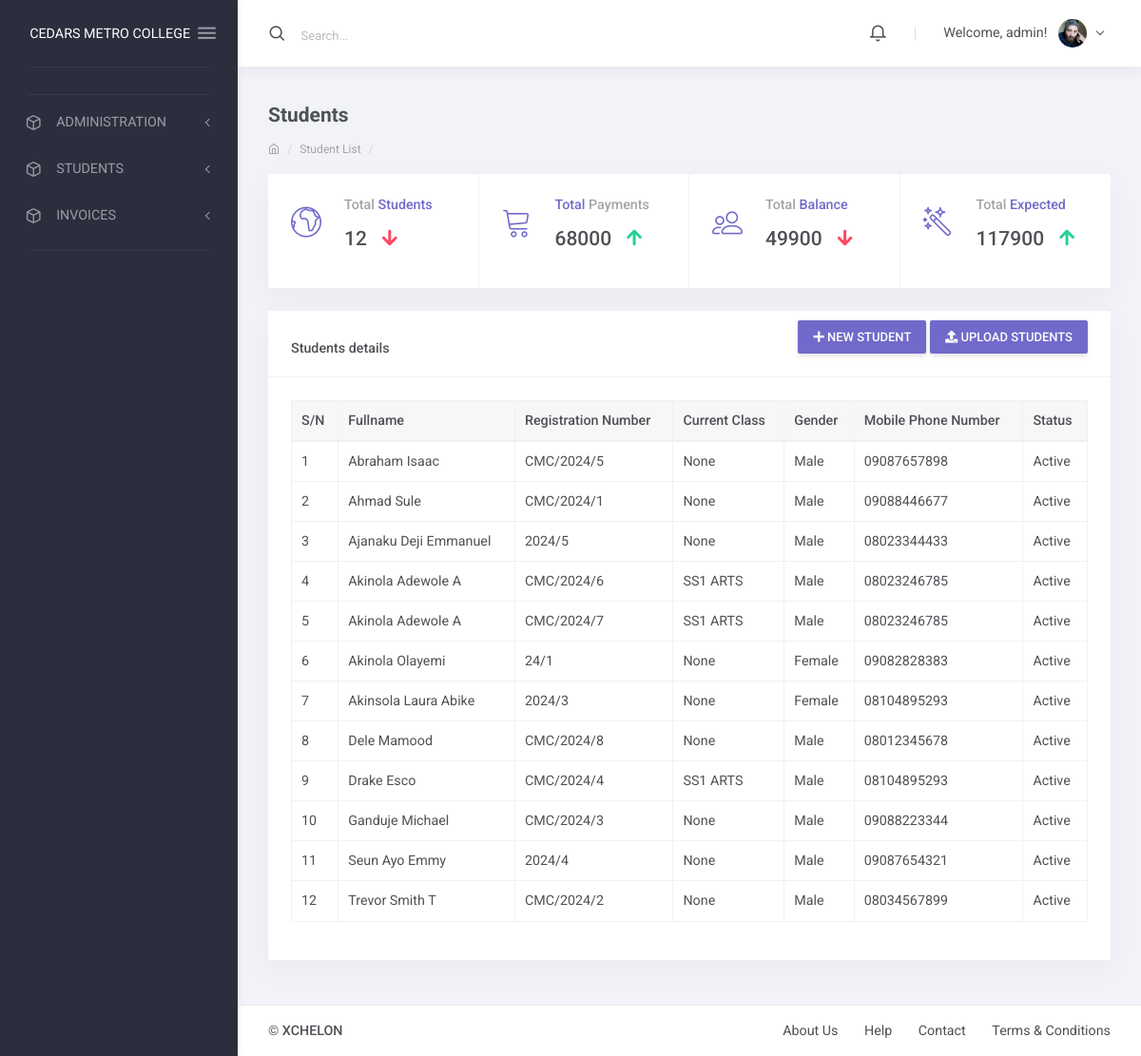
The app's page / (signed in) with its own data.
### apps/students/models.py (models this page shows, shortened)
class Student(models.Model):
    STATUS_CHOICES = [("active", "Active"), ("inactive", "Inactive")]
    GENDER_CHOICES = [("male", "Male"), ("female", "Female")]
    current_status = models.CharField(
        max_length=10, choices=STATUS_CHOICES, default="active"
    )
    registration_number = models.CharField(max_length=200, unique=True)
    surname = models.CharField(max_length=200)
    firstname = models.CharField(max_length=200)
    other_name = models.CharField(max_length=200, blank=True)
    gender = models.CharField(max_length=10, choices=GENDER_CHOICES, default="male")
    date_of_birth = models.DateField(default=timezone.now)
    current_class = models.ForeignKey(
        StudentClass, on_delete=models.SET_NULL, blank=True, null=True
    )
    date_of_admission = models.DateField(default=timezone.now)
    mobile_num_regex = RegexValidator(
        regex="^[0-9]{8,12}$", message="Entered mobile number isn't in a right format!"
    )
    parent_mobile_number = models.CharField(
        validators=[mobile_num_regex], max_length=12, blank=True
    )
    parent_email = models.EmailField(blank=True, null=True)
    address = models.TextField(blank=True)
    others = models.TextField(blank=True)
    passport = models.ImageField(blank=True, upload_to="students/passports/")
    class Meta:
        ordering = ["surname", "firstname", "other_name"]

### apps/corecode/models.py (models this page shows)
class StudentClass(models.Model):
    name = models.CharField(max_length=200, unique=True)
    class Meta:
        verbose_name = "Class"
        verbose_name_plural = "Classes"
        ordering = ["name"]
    def __str__(self):
        return self.name

### apps/corecode/views.py (the view)
# urls.py: path("", IndexView.as_view(), name="home"),
class IndexView(LoginRequiredMixin, TemplateView):
    template_name = 'index.html'
    def get_context_data(self, **kwargs):
        context = super().get_context_data(**kwargs)
        context['students'] = Student.objects.all()  # Add student data to the context
        context['total_students'] = Student.objects.count()
        context['total_payments'] = sum(receipt.amount_paid for receipt in Receipt.objects.all())
        context['total_balance'] = sum(invoice.balance() for invoice in Invoice.objects.all())
        current_month = date.today().month
        current_year = date.today().year
        context['expected_payments'] = sum(
            receipt.amount_paid for receipt in Receipt.objects.filter(
                date_paid__year=current_year, date_paid__month=current_month
            )
        )
        context['total_invoice_items'] = sum(item.amount for item in InvoiceItem.objects.all())
        context['total_expected_payments'] = sum(invoice.total_amount_payable() for invoice in Invoice.objects.all())
        return context

### templates/index.html (shortened to what this page needs)
{% extends 'base.html' %}
{% load humanize %}
{% block summary %}
                <div class="layout-content">
                    <div class="container-fluid flex-grow-1 container-p-y">
                        <h4 class="font-weight-bold py-3 mb-0">Students</h4>
                        <div class="text-muted small mt-0 mb-3 d-block breadcrumb">
                            <ol class="breadcrumb">
                                <li class="breadcrumb-item"><a href=""><i class="feather icon-home"></i></a></li>
                                <li class="breadcrumb-item"><a href="{% url 'invoice-list' %}">Student List</a></li>
                                <li class="breadcrumb-item active"></li>
                            </ol>
                        </div>
                        <div class="row">
                            <div class="col-md-12">
                                <div class="card d-flex w-100 mb-4">
                                    <div class="row no-gutters row-bordered row-border-light h-100">
                                        <div class="d-flex col-md-6 col-lg-3 align-items-center">
                                            <div class="card-body">
                                                <div class="row align-items-center mb-3">
                                                    <div class="col-auto">
                                                        <i class="lnr lnr-earth text-primary display-4"></i>
                                                    </div>
                                                    <div class="col">
                                                        <h6 class="mb-0 text-muted">Total <span class="text-primary">Students</span></h6>
                                                        <h4 class="mt-3 mb-0">{{ total_students }}<i class="ion ion-md-arrow-round-down ml-3 text-danger"></i></h4>
                                                    </div>
                                                </div>
                                            </div>
                                        </div>
                                        <div class="d-flex col-md-6 col-lg-3 align-items-center">
                                            <div class="card-body">
                                                <div class="row align-items-center mb-3">
                                                    <div class="col-auto">
                                                        <i class="lnr lnr-cart text-primary display-4"></i>
                                                    </div>
                                                    <div class="col">
                                                        <h6 class="mb-0 text-muted"><span class="text-primary">Total</span> Payments</h6>
                                                        <h4 class="mt-3 mb-0">{{ total_payments }}<i class="ion ion-md-arrow-round-up ml-3 text-success"></i></h4>
                                                    </div>
                                                </div>
                                            </div>
                                        </div>
                                        <div class="d-flex col-md-6 col-lg-3 align-items-center">
                                            <div class="card-body">
                                                <div class="row align-items-center mb-3">
                                                    <div class="col-auto">
                                                        <i class="lnr lnr-users text-primary display-4"></i>
                                                    </div>
                                                    <div class="col">
                                                        <h6 class="mb-0 text-muted">Total <span class="text-primary">Balance</span></h6>
                                                        <h4 class="mt-3 mb-0">{{ total_balance }}<i class="ion ion-md-arrow-round-down ml-3 text-danger"></i></h4>
                                                    </div>
                                                </div>
                                            </div>
                                        </div>
                                        <div class="d-flex col-md-6 col-lg-3 align-items-center">
                                            <div class="card-body">
                                                <div class="row align-items-center mb-3">
                                                    <div class="col-auto">
                                                        <i class="lnr lnr-magic-wand text-primary display-4"></i>
                                                    </div>
                                                    <div class="col">
                                                        <h6 class="mb-0 text-muted">Total <span class="text-primary">Expected</span></h6>
                                                        <h4 class="mt-3 mb-0">{{ total_expected_payments }}<i class="ion ion-md-arrow-round-up ml-3 text-success"></i></h4>
                                                    </div>
                                                </div>
                                            </div>
                                        </div>
                                    </div>
                                </div>
                            </div>
                        </div>
                        <div class="row">
                            <div class="col-xl-12">
                                <div class="card mb-4">
                                    <div class="card-header with-elements pb-0">
                                        <h6 class="card-header-title mb-0">Students details</h6>
                                        <div class="card-header-elements ml-auto p-0 mb-4">
                                            <a class="btn btn-primary" href="{% url 'student-create' %}"><i
                                                 class="fas fa-plus"></i> New Student</a>
                                            <a class="btn btn-primary" href="{% url 'student-upload' %}"><i
                                                  class="fas fa-upload"></i> Upload Students </a>
                                        </div>
                                    </div>
                                    <div class="card-body">
                               <div class="table-responsive">
                                  <table id="studenttable" class="table table-bordered table-hover" data-page-length='100'>
                                    <thead class="thead-light">
                                      <tr>
                                        <th>S/N</th>
                                        <th>Fullname</th>
                                        <th>Registration Number</th>
                                        <th>Current Class</th>
                                        <th>Gender</th>
                                        <th>Mobile Phone Number</th>
                                        <th>Status</th>
                                      </tr>
                                    </thead>
                                    <tbody>
                                      {% for student in students %}
                                        <tr class='clickable-row' data-href="{% url 'student-detail' student.id %}">
                                          <td>{{ forloop.counter }}</td>
                                          <td>{{ student.surname }} {{student.firstname }} {{student.other_name }}</td>
                                          <td>{{ student.registration_number }}</td>
                                          <td>{{ student.current_class }}</td>
                                          <td>{{ student.get_gender_display }}</td>
                                          <td>{{ student.parent_mobile_number }}</td>
                                          <td>{{ student.get_current_status_display }}</td>
                                        </tr>
                                      {% endfor %}
                                    </tbody>
                                  </table>
                                </div>
                                </div>
                              </div>
                            </div>
                        </div>
                    </div>
                </div>
{% endblock summary %}

### templates/base.html (shortened to what this page needs)
{% load static %}
<!DOCTYPE html>
<html lang="en" class="material-style layout-fixed">
<head>
     <link href="{% static 'django_select2/django_select2.css' %}" rel="stylesheet" />
    <link rel="stylesheet" href="{% static 'assets/fonts/fontawesome.css' %}">
    <link rel="stylesheet" href="{% static 'assets/fonts/ionicons.css' %}">
    <link rel="stylesheet" href="{% static 'assets/fonts/linearicons.css' %}">
    <link rel="stylesheet" href="{% static 'assets/fonts/open-iconic.css' %}">
    <link rel="stylesheet" href="{% static 'assets/fonts/pe-icon-7-stroke.css' %}">
    <link rel="stylesheet" href="{% static 'assets/fonts/feather.css' %}">
    <link rel="stylesheet" href="{% static 'assets/css/bootstrap-material.css' %}">
    <link rel="stylesheet" href="{% static 'assets/css/shreerang-material.css' %}">
    <link rel="stylesheet" href="{% static 'assets/css/uikit.css' %}">
    <link rel="stylesheet" href="{% static 'assets/libs/perfect-scrollbar/perfect-scrollbar.css' %}">
    <link rel="stylesheet" href="{% static 'assets/libs/flot/flot.css' %}">
    <link rel="stylesheet" href="{% static 'plugins\select2\dist\css\select2.min.css' %}">
</head>
<body>
    <div class="layout-wrapper layout-2">
        <div class="layout-inner">
            {% include 'navbar.html' %}
            <div class="layout-container">
                <nav class="layout-navbar navbar navbar-expand-lg align-items-lg-center bg-white container-p-x" id="layout-navbar">
                    <div class="navbar-collapse collapse" id="layout-navbar-collapse">
                        <div class="navbar-nav align-items-lg-center">
                            <label class="nav-item navbar-text navbar-search-box p-0 active">
                                <i class="feather icon-search navbar-icon align-middle"></i>
                                <span class="navbar-search-input pl-2">
                                    <input type="text" class="form-control navbar-text mx-2" placeholder="Search...">
                                </span>
                            </label>
                        </div>
                        <div class="navbar-nav align-items-lg-center ml-auto">
                            <div class="demo-navbar-notifications nav-item dropdown mr-lg-3">
                                <a class="nav-link dropdown-toggle hide-arrow" href="#" data-toggle="dropdown">
                                    <i class="feather icon-bell navbar-icon align-middle"></i>
                                </a>
                                         {% load finance_tags %}
                            </div>
                            <div class="nav-item d-none d-lg-block text-big font-weight-light line-height-1 opacity-25 mr-3 ml-1">|</div>
                            <div class="demo-navbar-user nav-item dropdown">
                                <a class="nav-link dropdown-toggle" href="#" data-toggle="dropdown">
                                    <span class="d-inline-flex flex-lg-row-reverse align-items-center align-middle">
                                        <img src="assets/img/avatars/1.png" alt class="d-block ui-w-30 rounded-circle">
                                        <span class="px-1 mr-lg-2 ml-2 ml-lg-0">
                                            {% if user.is_authenticated %}
                                            Welcome, {{ user.username }}!
                                                {% else %}
                                            You are not logged in.
                                                {% endif %}
                                        </span>
                                    </span>
                                </a>
                            </div>
                        </div>
                    </div>
                </nav>
                {% block summary %}
                {% endblock summary %}
                    <nav class="layout-footer footer bg-white">
                        <div class="container-fluid d-flex flex-wrap justify-content-between text-center container-p-x pb-3">
                            <div class="pt-3">
                                <span class="footer-text font-weight-semibold">&copy; <a href="xchelon.com.ng" class="footer-link" target="_blank">XCHELON</a></span>
                            </div>
                            <div>
                                <a href="javascript:" class="footer-link pt-3">About Us</a>
                                <a href="javascript:" class="footer-link pt-3 ml-4">Help</a>
                                <a href="javascript:" class="footer-link pt-3 ml-4">Contact</a>
                                <a href="javascript:" class="footer-link pt-3 ml-4">Terms &amp; Conditions</a>
                            </div>
                        </div>
                    </nav>
                </div>
            </div>
        </div>
</body>
</html>

### records on screen
Student: surname "Abraham", firstname "Isaac", registration_number "CMC/2024/5", current_class "None", gender "Male", parent_mobile_number "09087657898", current_status "Active"
Student: surname "Ahmad", firstname "Sule", registration_number "CMC/2024/1", current_class "None", gender "Male", parent_mobile_number "09088446677", current_status "Active"
Student: surname "Ajanaku", firstname "Deji", other_name "Emmanuel", registration_number "2024/5", current_class "None", gender "Male", parent_mobile_number "08023344433", current_status "Active"
Student: surname "Akinola", firstname "Adewole", other_name "A", registration_number "CMC/2024/6", current_class "SS1 ARTS", gender "Male", parent_mobile_number "08023246785", current_status "Active"
Student: surname "Akinola", firstname "Adewole", other_name "A", registration_number "CMC/2024/7", current_class "SS1 ARTS", gender "Male", parent_mobile_number "08023246785", current_status "Active"
Student: surname "Akinola", firstname "Olayemi", registration_number "24/1", current_class "None", gender "Female", parent_mobile_number "09082828383", current_status "Active"
Student: surname "Akinsola", firstname "Laura", other_name "Abike", registration_number "2024/3", current_class "None", gender "Female", parent_mobile_number "08104895293", current_status "Active"
Student: surname "Dele", firstname "Mamood", registration_number "CMC/2024/8", current_class "None", gender "Male", parent_mobile_number "08012345678", current_status "Active"
Student: surname "Drake", firstname "Esco", registration_number "CMC/2024/4", current_class "SS1 ARTS", gender "Male", parent_mobile_number "08104895293", current_status "Active"
Student: surname "Ganduje", firstname "Michael", registration_number "CMC/2024/3", current_class "None", gender "Male", parent_mobile_number "09088223344", current_status "Active"
Student: surname "Seun", firstname "Ayo", other_name "Emmy", registration_number "2024/4", current_class "None", gender "Male", parent_mobile_number "09087654321", current_status "Active"
Student: surname "Trevor", firstname "Smith", other_name "T", registration_number "CMC/2024/2", current_class "None", gender "Male", parent_mobile_number "08034567899", current_status "Active"

### other values on screen
{{ school_name | default:"CEDARS METRO COLLEGE" }} "CEDARS METRO COLLEGE"
{{ user.username }} "admin"
{{ total_students }} "12"
{{ total_payments }} "68000"
{{ total_balance }} "49900"
{{ total_expected_payments }} "117900"
